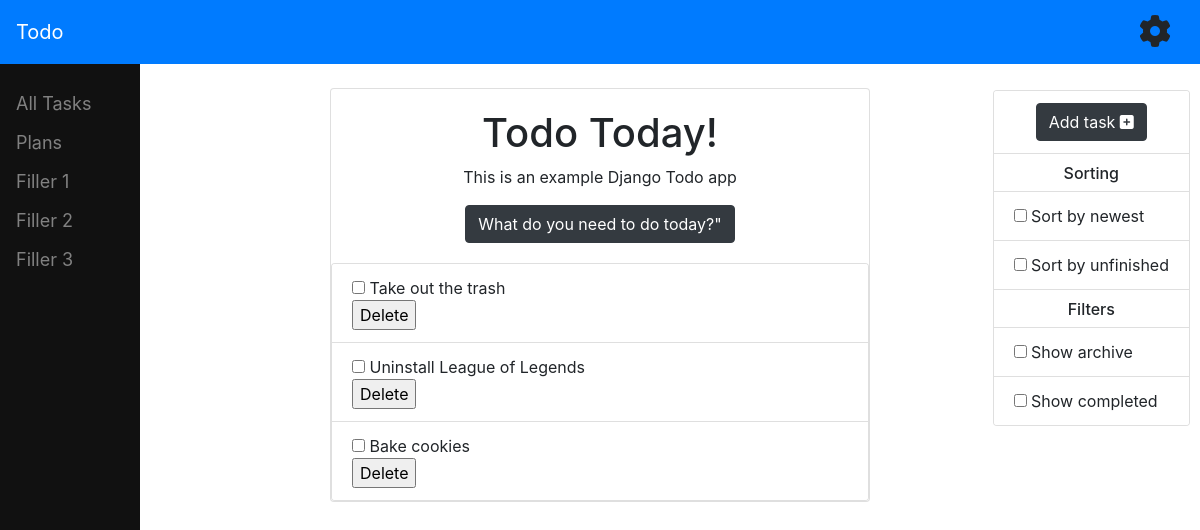
Before: / with the older database file.
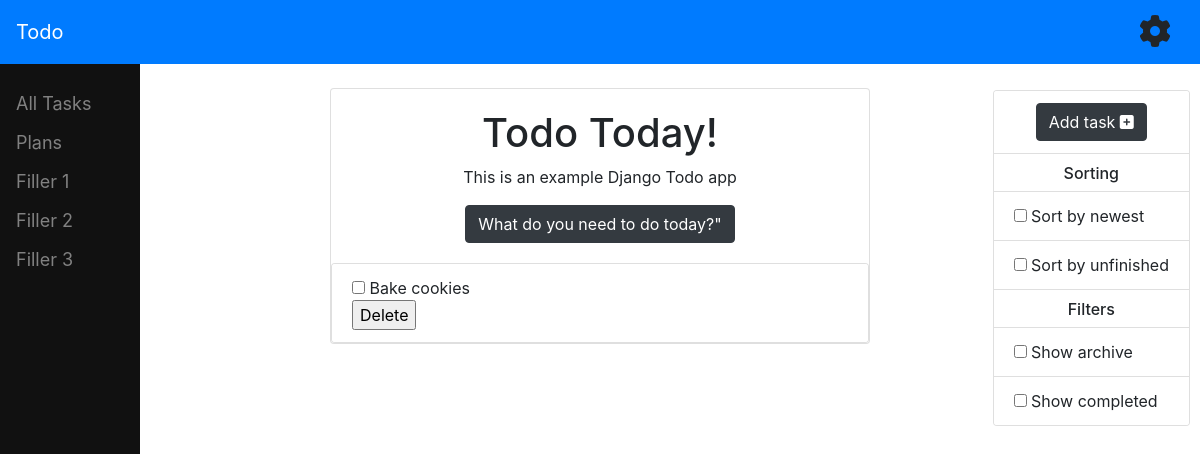
After: the same page with the newer database file.
### tasks/models.py (models this page shows, shortened)
class Task(models.Model):
    task_title = models.CharField(max_length=200)
    task_description = models.CharField(max_length=200, blank=True, null=True)
    creation_date = models.DateTimeField('date created', default=datetime.datetime.now())
    updated_date = models.DateTimeField('date updated', default=datetime.datetime.now())
    completed = models.BooleanField(default=False)

### tasks/views.py (the view)
# urls.py: path('', views.index, name='index'),
def index(request):
    latest_tasks = Task.objects.order_by('-updated_date')
    context = {'latest_task_list' : latest_tasks}
    return render(request, 'todo/index.html', context)

### templates/todo/index.html (shortened to what this page needs)
{% extends 'base.html' %}
{% block content %}
<div class="card text-center">
  <div class="card-body">
    <h1>Todo Today!</h1>
    <p>This is an example Django Todo app</p>
    <a class="btn btn-dark" href="">
        What do you need to do today?"</a
      >
  </div>
  <div class="card text-left">
    {% if latest_task_list %}
    <ul class="list-group list-group-flush">
      {% for task in latest_task_list %}
      <li class="list-group-item">
        <input type="checkbox">
          {{task.task_title}}
          <form action="{% url 'tasks:delete' task.id %}" method="post">
            <input type="submit" value="Delete">
          </form>
      </li>
    {% endfor %}
    </ul>
    {% else %}
      <p>No tasks</p>
    {% endif %}
  </div>
</div>
<div class="sidepanel">
  <div class="card">
    <ul class="list-group list-group-flush">
      <li class="list-group-item text-center">
        <button class="btn btn-dark">
          Add task
          <i class="fa fa-plus-square" aria-hidden="true"></i>
        </button>
      </li>
    </ul>
    <h5 class="sideheader text-center">Sorting</h5>
    <ul class="list-group list-group-flush">
      <li class="list-group-item">
        <input type=checkbox> Sort by newest</input>
      </li>
      <li class="list-group-item">
        <input type=checkbox> Sort by unfinished</input>
      </li>
    </ul>
    <h5 class="sideheader text-center">Filters</h5>
    <ul class="list-group list-group-flush">
      <li class="list-group-item">
        <input type=checkbox> Show archive</input>
      </li>
      <li class="list-group-item">
        <input type=checkbox> Show completed</input>
      </li>
    </ul>
  </div>
</div>
{% endblock %}

Changed rows visible on the page:
removed Task: task_title "Take out the trash"
removed Task: task_title "Uninstall League of Legends"
